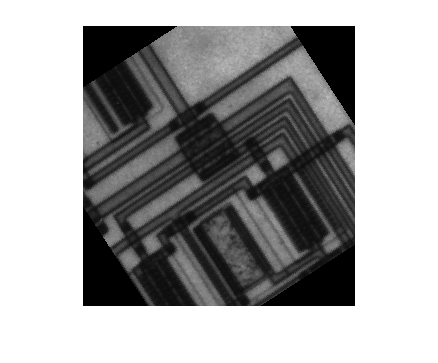
#> input picture Bai1/moi.png, 438 x 363 px, found by its file name
$ python 'import cv2.py'
#> lines starting #> are read from the running program, lines starting #| are printed output that depends on the picture; after the words box and inside, x2 and y2 are one past the last pixel; in counts of white or black regions, pixels touching at a corner belong together
import cv2
import numpy as np

img = cv2.imread('D:\MachineVison\moi.png')
#> img is the input picture: shape (363, 438, 3); min 0, max 255, mean 163
cv2.imwrite('new.png',img)
new_img = cv2.imread('new.png')
gray = cv2.cvtColor(new_img, cv2.COLOR_BGR2GRAY)

edges = cv2.Canny(gray, 50, 150, apertureSize=3)  # Phát hiện cạnh bằng Canny
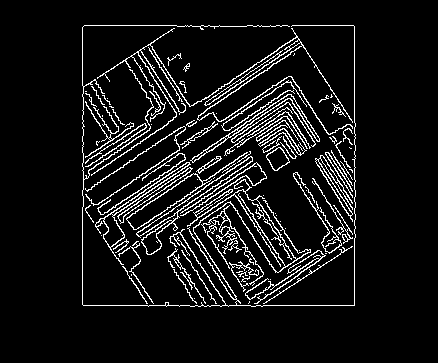
#> edges: shape (363, 438); 8% white in thin lines or dots, all inside (x1, y1, x2, y2) = (82, 25, 356, 307)


lines = cv2.HoughLinesP(edges, rho=1, theta=np.pi/180, threshold=150, minLineLength=7, maxLineGap=5)
#> lines = 13 rows, first 6: [83, 305, 354, 305], [354, 304, 354, 220], [198, 115, 302, 45], [98, 204, 288, 76], [83, 180, 172, 120], [82, 304, 82, 207]

# Vẽ các đoạn thẳng
if lines is not None:
    for line in lines:
        x1, y1, x2, y2 = line[0]
        cv2.line(new_img, (x1, y1), (x2, y2), (0, 255, 0), 2)
#> this loop made 13 passes
#> (x1, y1, x2, y2) on passes 1 to 12: (83, 305, 354, 305), (354, 304, 354, 220), (198, 115, 302, 45), (98, 204, 288, 76), (83, 180, 172, 120), (82, 304, 82, 207), (95, 224, 299, 87), (84, 25, 176, 25), (112, 216, 291, 96), (267, 151, 309, 123), (137, 51, 176, 113), (117, 224, 294, 105)
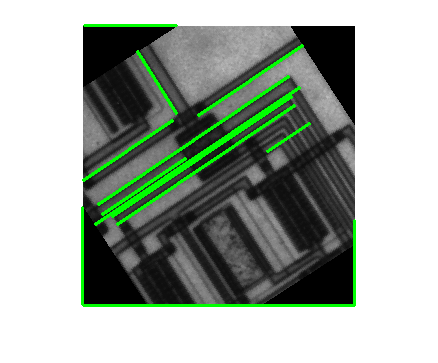
#> new_img: shape (363, 438, 3); 3.86% of pixels changed, all inside (x1, y1, x2, y2) = (81, 24, 356, 307)


# Hiển thị kết quả
cv2.imshow('Input',img)
cv2.imshow("output", new_img)
cv2.waitKey(0)

$ run again, with Bai1/Capture.jpg saved as Bai1/moi.png
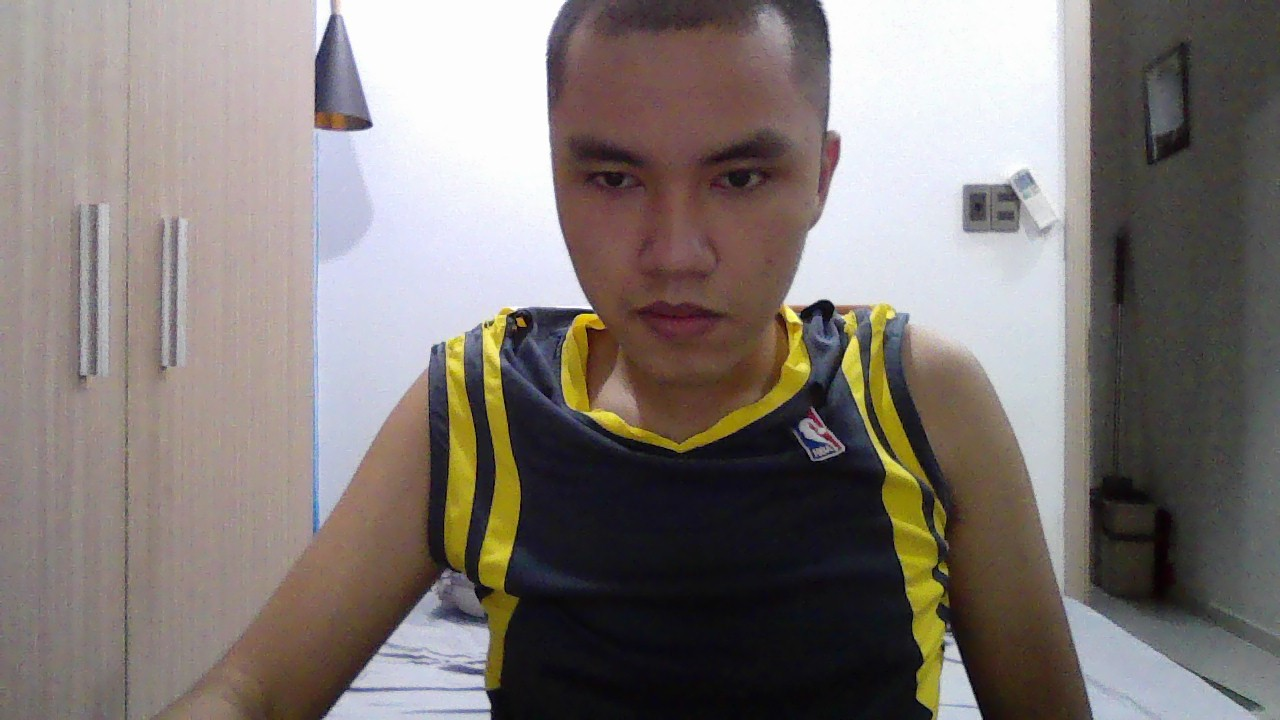
#> input picture Bai1/Capture.jpg, 1280 x 720 px, found by its file name
#> img is the input picture: shape (720, 1280, 3); mean B, G, R 117.5, 121.1, 128.9
#> `edges = cv2.Canny(gray, 50, 150, apertureSize=3)`:
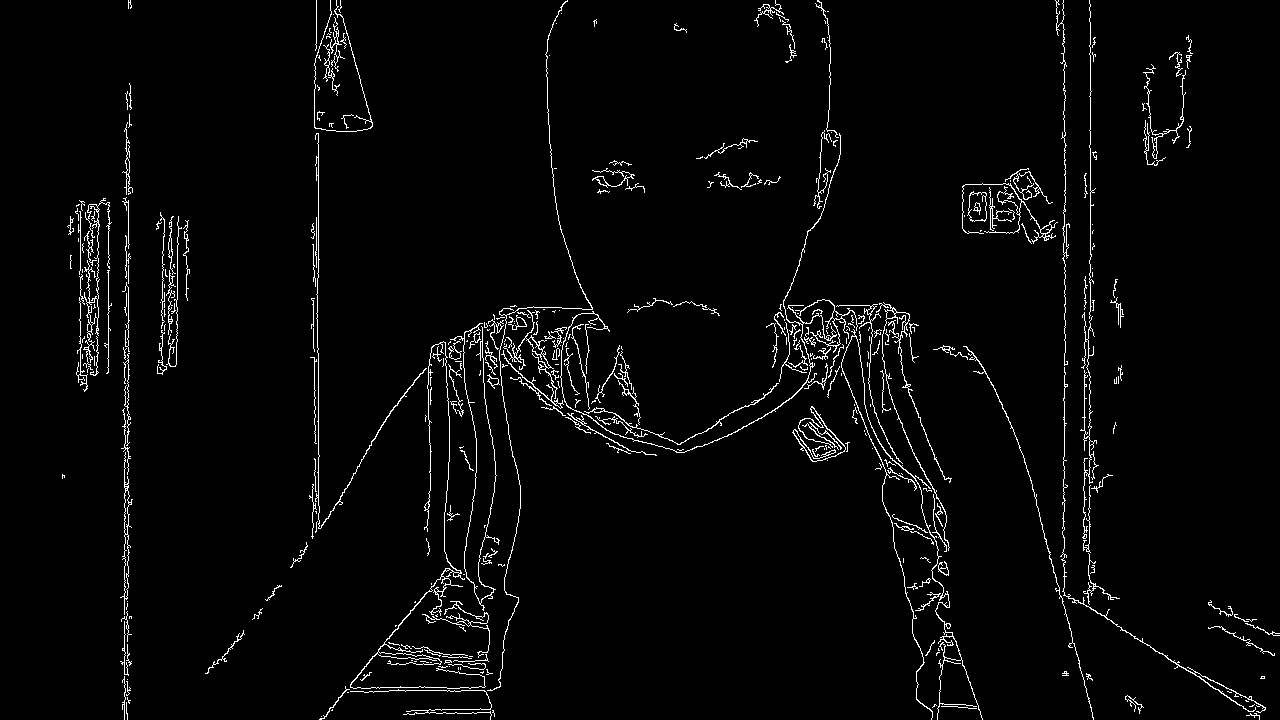
#> edges: shape (720, 1280); 2.8% white in thin lines or dots
#> lines = 21 rows, first 6: [128, 434, 128, 173], [1064, 175, 1064, 60], [1090, 330, 1090, 4], [318, 277, 318, 128], [124, 536, 124, 444], [127, 699, 127, 574]
#> the loop `for line in lines:` made 21 passes
#> after the loop `for line in lines:`:
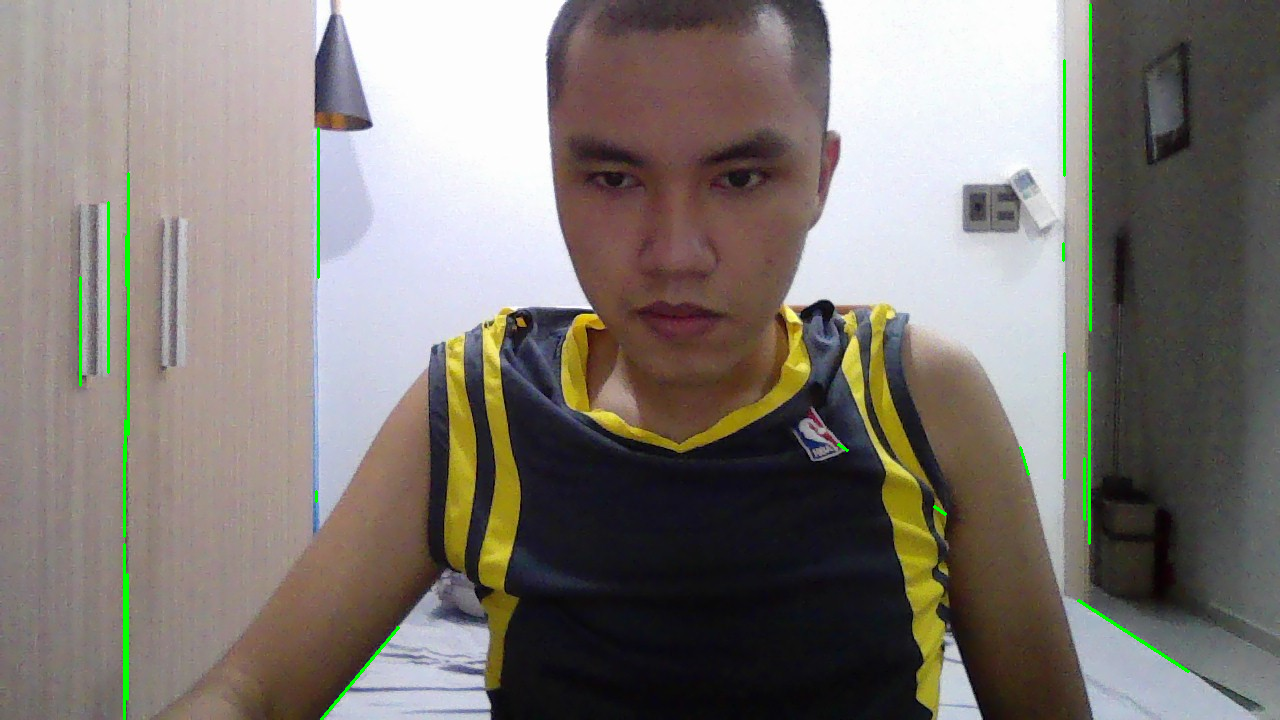
#> new_img: shape (720, 1280, 3); 0.76% of pixels changed, all inside (x1, y1, x2, y2) = (79, 3, 1190, 720)
